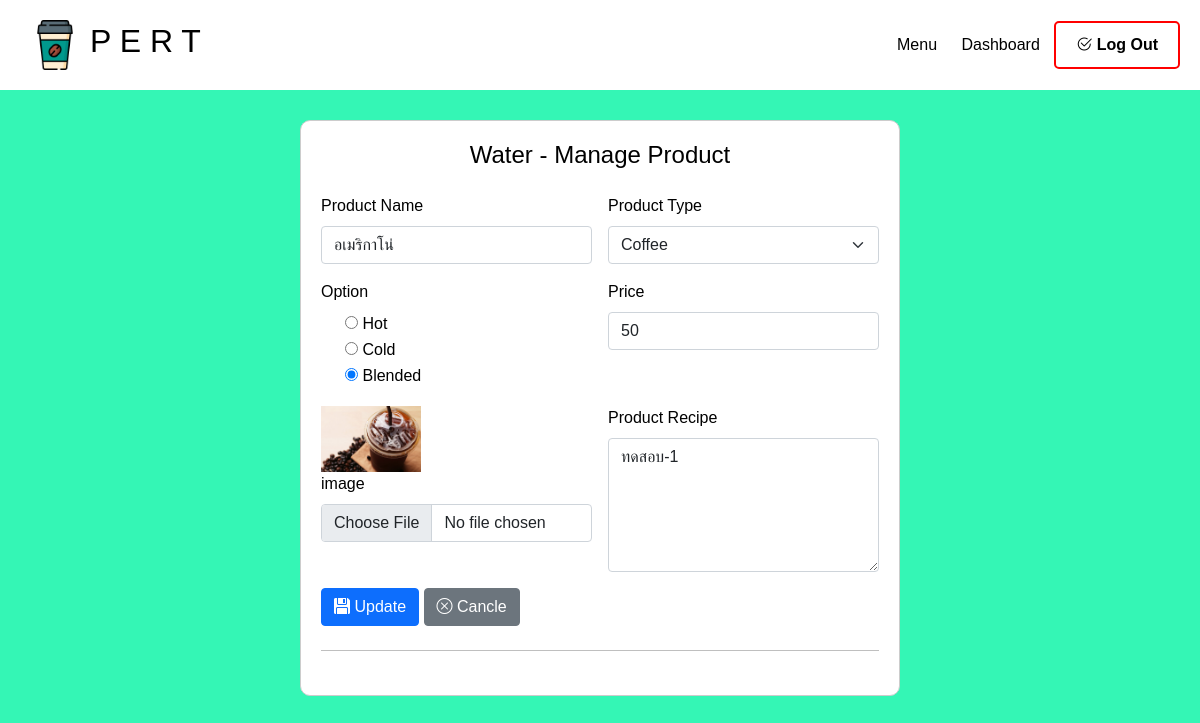
The app's page /Managerphp/water_config.php?id=1 (signed in), older data.
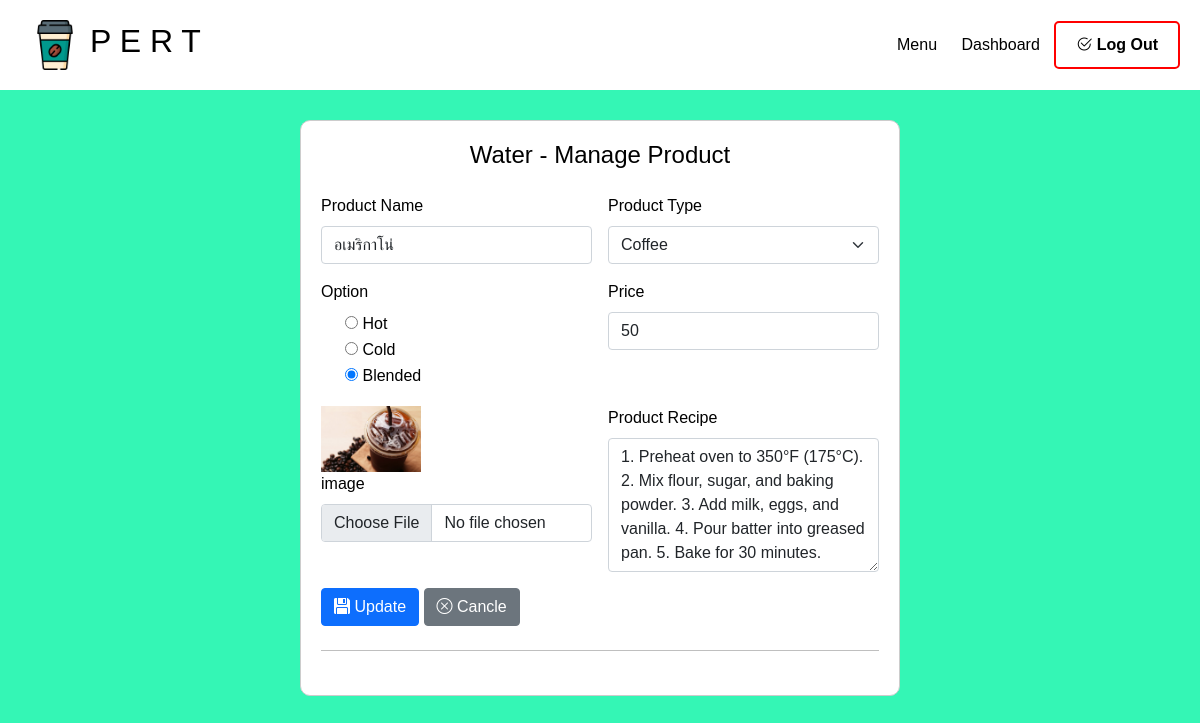
The same page, newer data.
### tables this page shows
CREATE TABLE `recipe_of_water` (
  `rec_menuID` int(10) NOT NULL,
  `rec_description` varchar(500) DEFAULT NULL
);

### Managerphp/water_config.php (the view, shortened to what the changed rows need)
<?php
include '../condb/database.php';
if (!empty($_GET['id'])) {
    $recipe_query = mysqli_query($conn, "SELECT * FROM recipe_of_water WHERE rec_menuID = '{$_GET['id']}'");
    $recipe = mysqli_fetch_assoc($recipe_query);
}
?>
<!DOCTYPE html>
<html lang="en">
<head>
    <link href="https://cdn.jsdelivr.net/npm/bootstrap@5.0.2/dist/css/bootstrap.min.css" rel="stylesheet">
    <link rel="stylesheet" href="https://cdn.jsdelivr.net/npm/bootstrap-icons@1.11.3/font/bootstrap-icons.min.css">
    <link rel="stylesheet" href="../css/add_styles.css">
</head>
<body>
    <div class="nav">
        <div class="logo-container">
            <h2>P E R T</h2>
        </div>
    </div>
    <div class="container">
        <div class="row justify-content-center">
            <div class="col-md-8 col-sm-12">
                <div class="form-container">
                    <form action="../condb/water-configdb.php" method="post" enctype="multipart/form-data">
                        <div class="row g-3 mb-3">
                            <div class="col-sm-6">
                                <label class="form-label">Product Recipe</label>
                                <?php if(!empty($_GET['id'])): ?>
                                    <textarea name="Recipe" class="form-control" cols="30" rows="5"><?php echo $recipe['rec_description']; ?></textarea>
                                <?php else: ?>
                                    <textarea name="Recipe" class="form-control" cols="30" rows="5"></textarea>
                                <?php endif; ?>
                            </div>
                        </div>
                    </form>
                </div>
            </div>
        </div>
    </div>
</body>
</html>

Row changes from the older to the newer data that the page shows:
changed recipe_of_water: Recipe "ทดสอบ-1" → "1. Preheat oven to 350°F (175°C). 2. Mix flour, sugar, and baking powder. 3. Add milk, eggs, and vanilla. 4. Pour batter into greased pan. 5. Bake for 30 minutes."
